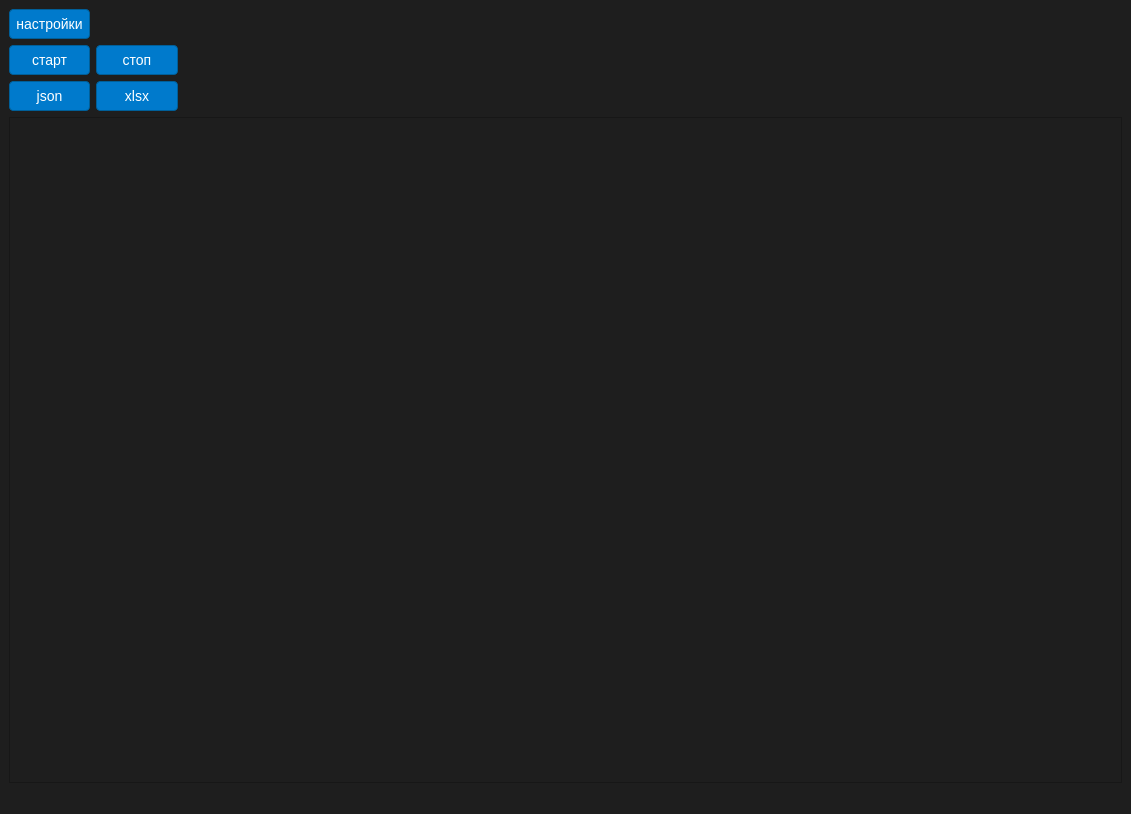
<?xml version="1.0" encoding="UTF-8"?>
<ui version="4.0">
 <class>MainWindow</class>
 <widget class="QMainWindow" name="MainWindow">
  <property name="geometry">
   <rect>
    <x>0</x>
    <y>0</y>
    <width>1131</width>
    <height>814</height>
   </rect>
  </property>
  <property name="windowTitle">
   <string>MainWindow</string>
  </property>
  <property name="styleSheet">
   <string notr="true">QWidget {
    background-color: #1e1e1e;
    color: #ffffff;
    font-family: Arial, sans-serif;
    font-size: 14px;
}

QLineEdit {
    background-color: #2b2b2b;
    border: 1px solid #555;
    border-radius: 4px;
    padding: 6px;
    color: #ffffff;
}

QLineEdit:focus {
    border: 1px solid #00aaff;
    background-color: #333;
}

QPushButton {
    background-color: #007acc;
    border: 1px solid #005f99;
    border-radius: 4px;
    padding: 6px;
    color: #ffffff;
}

QPushButton:hover {
    background-color: #005f99;
}

QPushButton:pressed {
    background-color: #004080;
}

QLabel {
    color: #bbbbbb;
    font-weight: bold;
}

QCheckBox {
    color: #ffffff;
}

QCheckBox::indicator {
    width: 16px;
    height: 16px;
    border: 1px solid #007acc;
    background: #2b2b2b;
}

QCheckBox::indicator:checked {
    background: #007acc;
    border: 1px solid #005f99;
}
</string>
  </property>
  <widget class="QWidget" name="centralwidget">
   <layout class="QGridLayout" name="gridLayout">
    <item row="1" column="3">
     <spacer name="horizontalSpacer_3">
      <property name="orientation">
       <enum>Qt::Orientation::Horizontal</enum>
      </property>
      <property name="sizeHint" stdset="0">
       <size>
        <width>462</width>
        <height>20</height>
       </size>
      </property>
     </spacer>
    </item>
    <item row="2" column="0">
     <widget class="QPushButton" name="btn_json">
      <property name="text">
       <string>json</string>
      </property>
     </widget>
    </item>
    <item row="2" column="1">
     <widget class="QPushButton" name="btn_xlsx">
      <property name="text">
       <string>xlsx</string>
      </property>
     </widget>
    </item>
    <item row="0" column="0">
     <widget class="QPushButton" name="btn_setting">
      <property name="text">
       <string>настройки</string>
      </property>
     </widget>
    </item>
    <item row="3" column="0" colspan="4">
     <widget class="QTextEdit" name="text_output">
      <property name="readOnly">
       <bool>true</bool>
      </property>
     </widget>
    </item>
    <item row="1" column="1">
     <widget class="QPushButton" name="btn_stop">
      <property name="minimumSize">
       <size>
        <width>82</width>
        <height>0</height>
       </size>
      </property>
      <property name="text">
       <string>стоп</string>
      </property>
     </widget>
    </item>
    <item row="1" column="0">
     <widget class="QPushButton" name="btn_start">
      <property name="text">
       <string>старт</string>
      </property>
     </widget>
    </item>
    <item row="0" column="2">
     <spacer name="horizontalSpacer">
      <property name="orientation">
       <enum>Qt::Orientation::Horizontal</enum>
      </property>
      <property name="sizeHint" stdset="0">
       <size>
        <width>463</width>
        <height>20</height>
       </size>
      </property>
     </spacer>
    </item>
   </layout>
  </widget>
  <widget class="QMenuBar" name="menubar">
   <property name="geometry">
    <rect>
     <x>0</x>
     <y>0</y>
     <width>1131</width>
     <height>22</height>
    </rect>
   </property>
  </widget>
  <widget class="QStatusBar" name="statusbar"/>
 </widget>
 <resources/>
 <connections/>
</ui>
